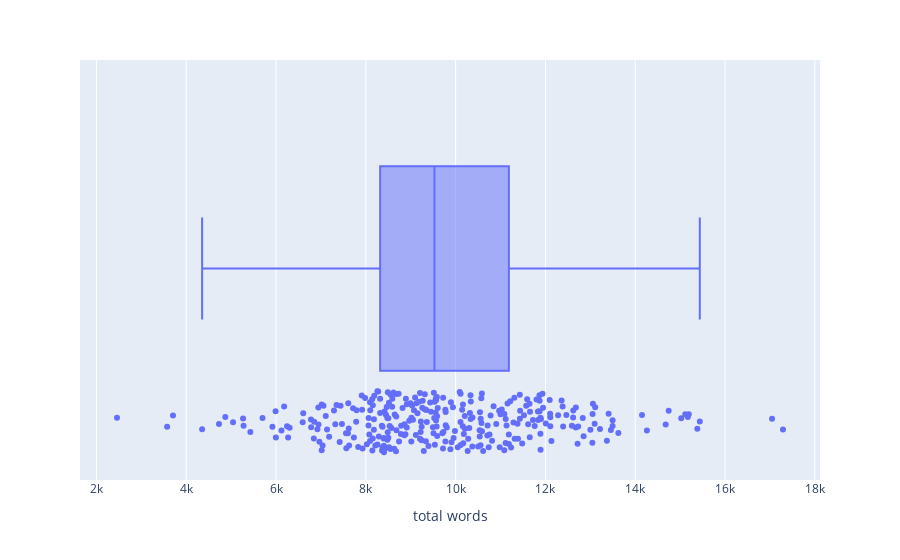

Notebook code for this chart:
### Code cell
import plotly.express as px
px.box(metascripts, x = 'total words', hover_data = ['description'], points = 'all')

### Figure 1 — Plotly figure (JSON) as saved in the notebook; plotly's stock layout.template omitted (floating-point values rounded to 4 significant figures; data arrays with more than 128 entries replaced by an {"elided": "..."} marker saying what was removed)
{"data": [{"alignmentgroup": "True", "boxpoints": "all", "customdata": {"elided": "310x1 str values"}, "hovertemplate": "total words=%{x}<br>description=%{customdata[0]}<extra></extra>", "legendgroup": "", "marker": {"color": "#636efa"}, "name": "", "notched": false, "offsetgroup": "", "orientation": "h", "showlegend": false, "type": "box", "x": {"elided": "310 int values"}, "x0": " ", "xaxis": "x", "y0": " ", "yaxis": "y"}], "layout": {"boxmode": "group", "legend": {"tracegroupgap": 0}, "margin": {"t": 60}, "xaxis": {"anchor": "y", "domain": [0, 1], "title": {"text": "total words"}}, "yaxis": {"anchor": "x", "domain": [0, 1]}}}
